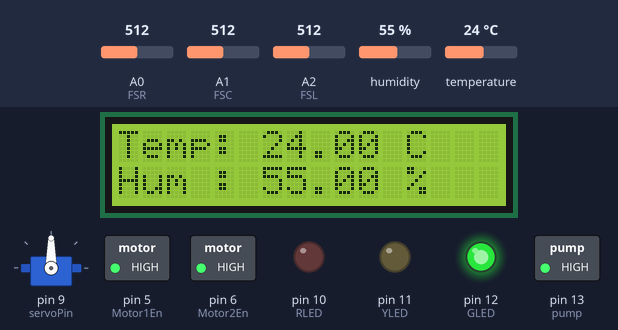
Recording of a sketch running on a simulated Arduino Nano, built with avr-gcc and run on an emulated ATmega328P. On the bench: servo, 16×2 character LCD, switched loads named in the sketch (green lamp = pin HIGH), output pins drawn as LEDs (lit = HIGH). Inputs (shaded band) come from the test bench; at power-on: temperature 24 °C, A0 (FSR) = 512, A1 (FSC) = 512, A2 (FSL) = 512, humidity 55 %. What the sketch prints to the serial monitor is not drawn.

Above: at 3.2 s.
3.3 s: temperature set to 31 °C
At 5.2 s:
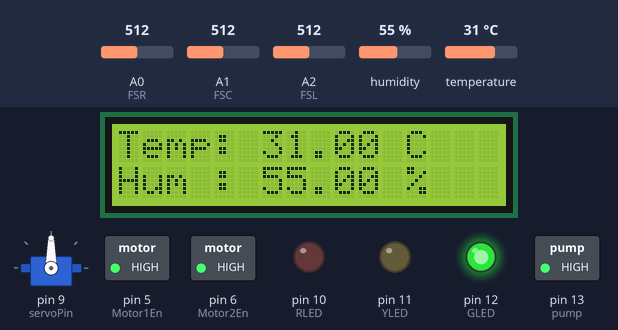
5.7 s: temperature set to 34 °C
At 7.4 s:
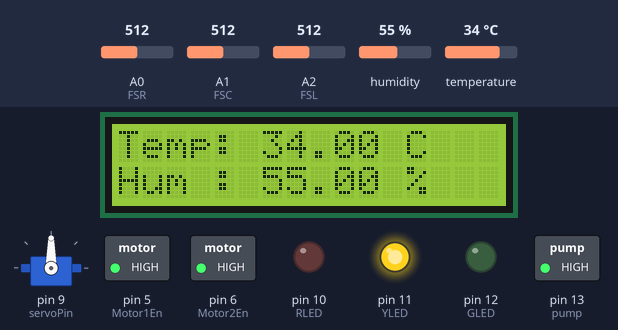
7.8 s: A0 (FSR) set to 109
9.5 s: A0 (FSR) set to 91
At 11.2 s:
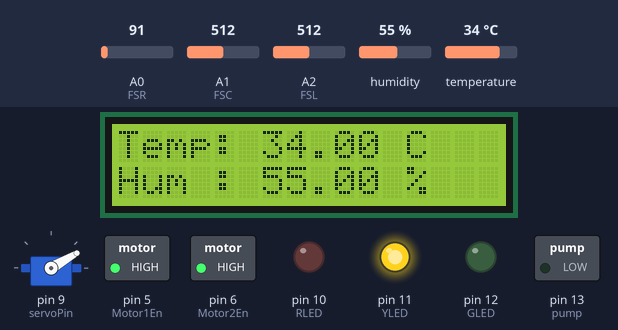
11.9 s: A1 (FSC) set to 108
14.1 s: A1 (FSC) set to 94
At 16.6 s:
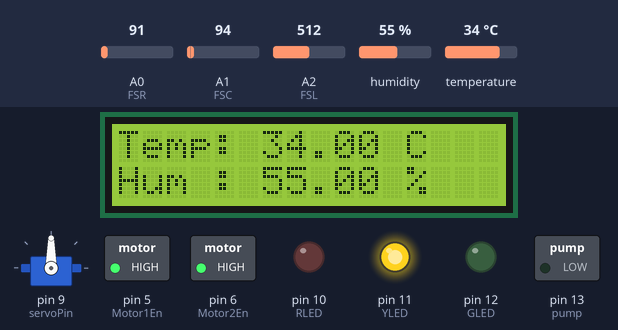
Timing chart, 0 to 18.0 s (numbered marks = the images above; inputs shaded):
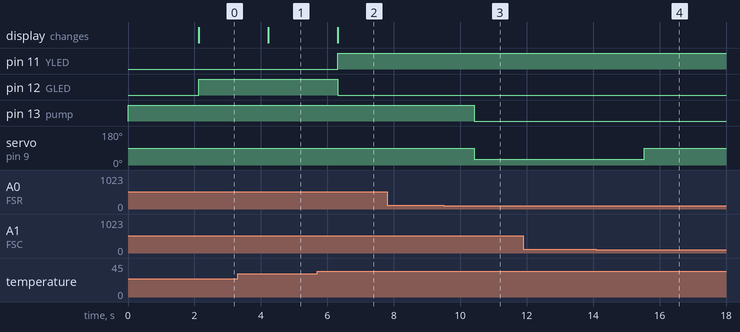

Measured:
- the behaviour switches between 32 and 33 °C on temperature (found by bisection; images 1 and 2)
- the behaviour switches between 100 and 99 on A0 (FSR) (found by bisection; images 2 and 3)
- the behaviour switches between 100 and 99 on A1 (FSC) (found by bisection; images 3 and 4)
- after the input at 3.3 s, the display: changes after 0.92 s (image 1)
- after the input at 5.7 s, pin 11 (YLED): LOW → HIGH after 0.61 s; pin 12 (GLED): HIGH → LOW after 0.61 s; the display: changes after 0.61 s (image 2)
- after the input at 7.8 s, every drawn part: stays the same
- after the input at 9.5 s, pin 13 (pump): HIGH → LOW after 0.92 s; servo on pin 9 (servoPin): 90° → 30° after 0.92 s
- after the input at 11.9 s, every drawn part: stays the same
- after the input at 14.1 s, servo on pin 9 (servoPin): 30° → 90° after 1.4 s

The sketch:

FIREBOT_ARDUINO_CODE.ino
```cpp
/* INDUCTIVO, ALFRED AARON M.
    20221121217
    FIREBOT PROJECT ARDUINO NANO CODE (FIREFIGHTING)
*/

#include <Wire.h>
#include <LiquidCrystal_I2C.h>
#include <DHT.h>
#include <Servo.h>

Servo servo;

#define DHTPIN 2
#define DHTTYPE DHT11

DHT dht(DHTPIN, DHTTYPE);
LiquidCrystal_I2C lcd(0x27, 16, 2);

// INPUTS
const int FSR = A0;
const int FSC = A1;
const int FSL = A2;

// OUTPUTS
const int pump = 13;
const int servoPin = 9;
const int GLED = 12;
const int YLED = 11;
const int RLED = 10;
const int Motor1En = 5;
const int Motor2En = 6;

void setup() {
  pinMode(FSR, INPUT);
  pinMode(FSC, INPUT);
  pinMode(FSL, INPUT);
  pinMode(RLED, OUTPUT);
  pinMode(YLED, OUTPUT);
  pinMode(GLED, OUTPUT);
  pinMode(Motor1En, OUTPUT);
  pinMode(Motor2En, OUTPUT);
  pinMode(pump, OUTPUT);

  servo.attach(servoPin);
  servo.write(90);
  Serial.begin(9600);

  analogWrite(Motor1En, 255);
  analogWrite(Motor2En, 255);
  digitalWrite(pump, HIGH);

  lcd.init();
  lcd.backlight();
  dht.begin();

  lcd.setCursor(4, 0);
  lcd.print("FIREBOT");
  lcd.setCursor(4, 1);
  lcd.print("ENGAGED");
  delay(2000);
  lcd.clear();
}

void loop() {

  int FlameR = analogRead(FSR);
  int FlameC = analogRead(FSC);
  int FlameL = analogRead(FSL);

  //SENSOR TESTING
  Serial.print("Right:");
  Serial.println(FlameR);
  Serial.print("Center:");
  Serial.println(FlameC);
  Serial.print("Left:");
  Serial.println(FlameL);


  if (FlameC < 100) {
    servo.write(90);
    digitalWrite(pump, LOW);
    delay(1500);
  } else if (FlameR < 100) {
    servo.write(30);
    digitalWrite(pump, LOW);
    delay(1500);
  } else if (FlameL < 100) {
    servo.write(150);
    digitalWrite(pump, LOW);
    delay(1500);
  } else {
    servo.write(90);
    digitalWrite(pump, HIGH);
  }

  float humidity = dht.readHumidity();
  float temperature = dht.readTemperature();

  if (!isnan(humidity) && !isnan(temperature)) {
    lcd.setCursor(0, 0);
    lcd.print("Temp: ");
    lcd.print(temperature);
    lcd.print(" C  ");

    lcd.setCursor(0, 1);
    lcd.print("Hum : ");
    lcd.print(humidity);
    lcd.print(" %  ");

    if (temperature <= 32) {
      digitalWrite(GLED, HIGH);
      digitalWrite(YLED, LOW);
      digitalWrite(RLED, LOW);
    } else if (temperature > 32 && temperature <= 36) {
      digitalWrite(GLED, LOW);
      digitalWrite(YLED, HIGH);
      digitalWrite(RLED, LOW);
    } else if (temperature > 37) {
      digitalWrite(GLED, LOW);
      digitalWrite(YLED, LOW);
      digitalWrite(RLED, HIGH);
    }
  } else {
    Serial.println("Sensor Error");
  }
  delay(1000);
}
```
